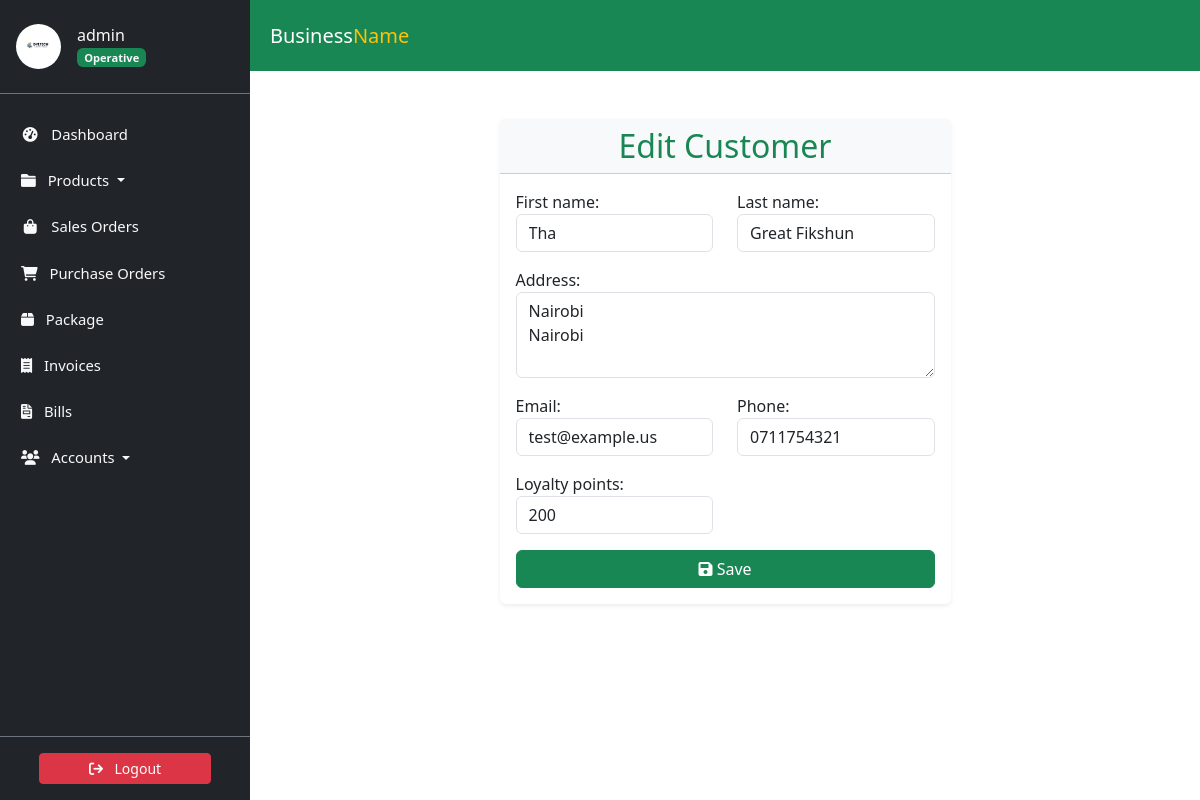
/accounts/customers/1/update/ (signed in), run on the app's committed database.
### accounts/models.py (models this page shows, shortened)
class Profile(models.Model):
    user = models.OneToOneField(
        User, on_delete=models.CASCADE, verbose_name='User'
    )
    slug = AutoSlugField(
        unique=True,
        verbose_name='Account ID',
        populate_from='email'
    )
    profile_picture = ProcessedImageField(
        default='profile_pics/default.jpg',
        upload_to='profile_pics',
        format='JPEG',
        processors=[ResizeToFill(150, 150)],
        options={'quality': 100}
    )
    telephone = PhoneNumberField(
        null=True, blank=True, verbose_name='Telephone'
    )
    email = models.EmailField(
        max_length=150, blank=True, null=True, verbose_name='Email'
    )
    first_name = models.CharField(
        max_length=30, blank=True, verbose_name='First Name'
    )
    last_name = models.CharField(
        max_length=30, blank=True, verbose_name='Last Name'
    )
    status = models.CharField(
        choices=STATUS_CHOICES,
        max_length=12,
        default='INA',
        verbose_name='Status'
    )
    role = models.CharField(
        choices=ROLE_CHOICES,
        max_length=12,
        blank=True,
        null=True,
        verbose_name='Role'
    )
    class Meta:
        ordering = ['slug']
        verbose_name = 'Profile'
        verbose_name_plural = 'Profiles'

class Customer(models.Model):
    first_name = models.CharField(max_length=256)
    last_name = models.CharField(max_length=256, blank=True, null=True)
    address = models.TextField(max_length=256, blank=True, null=True)
    email = models.EmailField(max_length=256, blank=True, null=True)
    phone = models.CharField(max_length=30, blank=True, null=True)
    loyalty_points = models.IntegerField(default=0)
    class Meta:
        db_table = 'Customers'

### accounts/views.py (the view)
# urls.py: path('customers/<int:pk>/update/', CustomerUpdateView.as_view(),
class CustomerUpdateView(LoginRequiredMixin, UpdateView):
    model = Customer
    template_name = 'accounts/customer_form.html'
    form_class = CustomerForm
    success_url = reverse_lazy('customer_list')

### accounts/templates/accounts/customer_form.html (shortened to what this page needs)
{% extends 'store/base.html' %}
{% block content %}
<div class="container my-5">
    <div class="row justify-content-center">
        <div class="col-md-8 col-lg-6">
            <div class="card shadow-sm border-0">
                <div class="card-header bg-light">
                    <h2 class="text-center text-success mb-0">
                        {% if form.instance.pk %}Edit{% else %}Create{% endif %} Customer
                    </h2>
                </div>
                <div class="card-body">
                    <form method="post">
                        <div class="row mb-3">
                            <div class="col-md-6">
                                <div class="form-group">
                                    {{ form.first_name.label_tag }}
                                    {{ form.first_name }}
                                </div>
                            </div>
                            <div class="col-md-6">
                                <div class="form-group">
                                    {{ form.last_name.label_tag }}
                                    {{ form.last_name }}
                                </div>
                            </div>
                        </div>
                        <div class="row mb-3">
                            <div class="col-md-12">
                                <div class="form-group">
                                    {{ form.address.label_tag }}
                                    {{ form.address }}
                                </div>
                            </div>
                        </div>
                        <div class="row mb-3">
                            <div class="col-md-6">
                                <div class="form-group">
                                    {{ form.email.label_tag }}
                                    {{ form.email }}
                                </div>
                            </div>
                            <div class="col-md-6">
                                <div class="form-group">
                                    {{ form.phone.label_tag }}
                                    {{ form.phone }}
                                </div>
                            </div>
                        </div>
                        <div class="row mb-3">
                            <div class="col-md-6">
                                <div class="form-group">
                                    {{ form.loyalty_points.label_tag }}
                                    {{ form.loyalty_points }}
                                </div>
                            </div>
                        </div>
                        <button type="submit" class="btn btn-success w-100">
                            <i class="fas fa-save"></i> Save
                        </button>
                    </form>
                </div>
            </div>
        </div>
    </div>
</div>
{% endblock %}

### store/templates/store/sidebar.html (shortened to what this page needs)
<link href="https://cdn.jsdelivr.net/npm/bootstrap@5.3.3/dist/css/bootstrap.min.css" rel="stylesheet">
<link href="https://cdnjs.cloudflare.com/ajax/libs/font-awesome/6.0.0-beta3/css/all.min.css" rel="stylesheet">
<aside class="sidebar position-fixed top-0 left-0 overflow-auto h-100 bg-dark text-light" id="show-side-navigation1">
    <div class="sidebar-header d-flex align-items-center px-3 py-4 border-bottom border-secondary">
        <a href="{% url 'user-profile' %}" class="d-flex align-items-center text-decoration-none text-light">
            <img class="rounded-circle img-fluid" id="sidebar-img" width="45" src="{{ request.user.profile.profile_picture.url }}" alt="Profile Picture" />
            <div class="ms-3">
                <h5 class="fs-6 mb-0">
                    {{ request.user.username }}{% if request.user.profile.role == 'AD' %} <i class="fa-solid fa-circle-check text-success"></i>{% endif %}
                </h5>
                <span class="badge bg-success text-light">
                    {% if request.user.profile.role == 'AD' %}
                        Admin
                    {% elif request.user.profile.role == 'EX' %}
                        Executive
                    {% else %}
                        Operative
                    {% endif %}
                </span>
            </div>
        </a>
    </div>
    <div class="nav-container">
        <ul class="nav flex-column mt-3">
            <li class="nav-item mb-2">
                <a class="nav-link text-light {% if request.resolver_match.url_name == 'dashboard' %}active{% endif %}" href="{% url 'dashboard' %}">
                    <i class="fa fa-tachometer-alt fa-fw me-2"></i> Dashboard
                </a>
            </li>
            <li class="nav-item mb-2 dropdown">
                <a class="nav-link text-light {% if request.resolver_match.url_name == 'productslist' %}active{% endif %} dropdown-toggle" href="#" id="productsDropdown" role="button" data-bs-toggle="dropdown" aria-expanded="false">
                    <i class="fa fa-folder me-2"></i> Products
                </a>
            </li>
            <li class="nav-item mb-2">
                <a class="nav-link text-light {% if request.resolver_match.url_name == 'saleslist' %}active{% endif %}" href="{% url 'saleslist' %}">
                    <i class="fa fa-shopping-bag fa-fw me-2"></i> Sales Orders
                </a>
            </li>
            <li class="nav-item mb-2">
                <a class="nav-link text-light {% if request.resolver_match.url_name == 'purchaseslist' %}active{% endif %}" href="{% url 'purchaseslist' %}">
                    <i class="fa fa-shopping-cart me-2"></i> Purchase Orders
                </a>
            </li>
            <li class="nav-item mb-2">
                <a class="nav-link text-light {% if request.resolver_match.url_name == 'deliveries' %}active{% endif %}" href="{% url 'deliveries' %}">
                    <i class="fa-solid fa-box me-2"></i> Package
                </a>
            </li>
            <li class="nav-item mb-2">
                <a class="nav-link text-light {% if request.resolver_match.url_name == 'invoicelist' %}active{% endif %}" href="{% url 'invoicelist' %}">
                    <i class="fa-solid fa-receipt me-2"></i> Invoices
                </a>
            </li>
            <li class="nav-item mb-2">
                <a class="nav-link text-light {% if request.resolver_match.url_name == 'bill_list' %}active{% endif %}" href="{% url 'bill_list' %}">
                    <i class="fa-solid fa-file-invoice me-2"></i> Bills
                </a>
            </li>
            <li class="nav-item mb-2 dropdown">
                <a class="nav-link text-light  dropdown-toggle" href="#" id="accountsDropdown" role="button" data-bs-toggle="dropdown" aria-expanded="false">
                    <i class="fa fa-users me-2"></i> Accounts
                </a>
            </li>
        </ul>
    </div>
    <div class="sidebar-footer position-absolute bottom-0 w-100 text-center py-3 bg-dark border-top border-secondary">
        <form action="{% url 'user-logout' %}" method="post">
            <button type="submit" class="btn btn-danger btn-sm w-75">
                <i class="fa fa-sign-out me-2"></i> Logout
            </button>
        </form>
    </div>
</aside>

### static/css/style.css (style rules this page uses)
:root { --dk-gray-100: #f3f4f6; --dk-gray-200: #e5e7eb; --dk-gray-300: #d1d5db; --dk-gray-400: #9ca3af; --dk-gray-500: #6b7280; --dk-gray-600: #4b5563; --dk-gray-700: #374151; --dk-gray-800: #1f2937; --dk-gray-900: #111827; --dk-dark-bg: #313348; --dk-darker-bg: #2a2b3d; --navbar-bg-color: #6f6486; --sidebar-bg-color: #252636; --sidebar-width: 250px; --sidebar-expanded-width: 230px; --sidebar-collapsed-width: 100px; --sidebar-header-bg: #212529; --nav-link-color: #adb5bd; --nav-link-active-bg: #495057; --dropdown-menu-bg: #495057; --dropdown-item-color: #adb5bd; --dropdown-item-active-bg: #6c757d; --sidebar-separator-bg: #4caf50; --logo-separator-height: 60px; --sidebar-item-height: 50px; --submenu-item-height: 45px; }
* { margin: 0; padding: 0; box-sizing: border-box; }
body { font-family: "Inter", sans-serif; background-color: #fff; }
a { text-decoration: none; }
.sidebar { font-size: 0.925rem; background-color: var(--sidebar-bg-color); width: var(--sidebar-width); transition: width 0.3s ease-in-out; z-index: 9999999; }
.sidebar .sidebar-header { background-color: var(--sidebar-header-bg); border-bottom: 1px solid #2a2b3c; }
.sidebar ul > li > a { color: var(--dk-gray-400); text-decoration: none; }

### store/templates/store/sidebar.html (style rules this page uses)
.sidebar { width: 250px; background-color: #343a40; color: #fff; position: fixed; top: 0; bottom: 0; display: flex; flex-direction: column; }
.sidebar-header { background-color: #212529; }
.nav-container { flex: 1; overflow-y: auto; padding: 5px; }
.nav-link { color: #adb5bd; }
.sidebar-footer { background-color: #212529; text-align: center; padding: 10px; }

### data on the page
Customer: first_name "Tha", last_name "Great Fikshun", address "Nairobi Nairobi", email "test@example.us", phone "0711754321", loyalty_points "200"

### other printed values
{{ request.user.username }} "admin"
